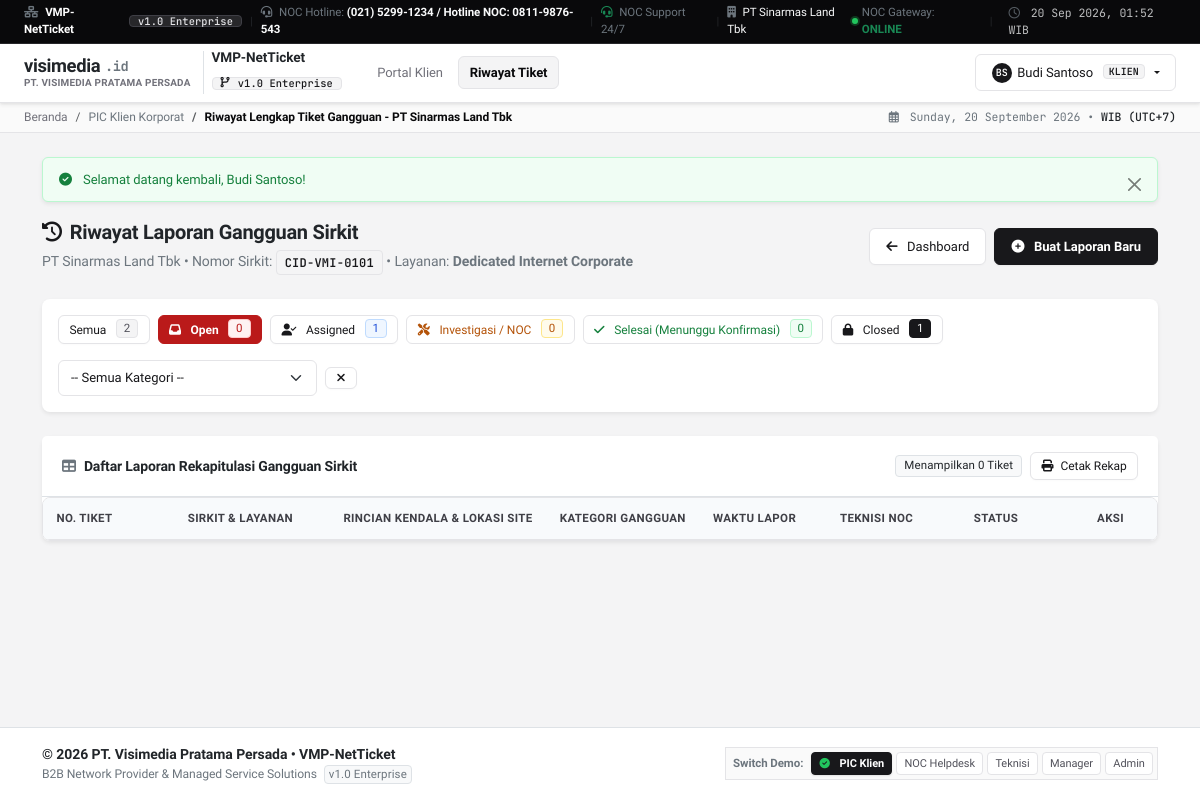
/customer/riwayat_tiket.php?status=open (signed in), run on the app's committed database.
### tables this page shows
CREATE TABLE `settings` (
  `setting_key` VARCHAR(50) PRIMARY KEY,
  `setting_value` TEXT,
  `setting_group` VARCHAR(50) DEFAULT 'general',
  `description` VARCHAR(255) NULL,
  `updated_at` DATETIME DEFAULT CURRENT_TIMESTAMP ON UPDATE CURRENT_TIMESTAMP
);

CREATE TABLE `clients` (
  `id` INT AUTO_INCREMENT PRIMARY KEY,
  `company_name` VARCHAR(150) NOT NULL,
  `company_code` VARCHAR(50) NOT NULL UNIQUE,
  `circuit_id` VARCHAR(50) NOT NULL UNIQUE COMMENT 'Nomor Sirkit Layanan Jaringan B2B',
  `service_type` VARCHAR(100) NOT NULL COMMENT 'Dedicated Internet, IP VPN MPLS, Metro-E, SD-WAN',
  `bandwidth` VARCHAR(50) NOT NULL COMMENT 'Contoh: 500 Mbps, 1 Gbps',
  `pic_name` VARCHAR(100) NOT NULL COMMENT 'Nama PIC / IT Manager Klien',
  `pic_phone` VARCHAR(30) NOT NULL,
  `pic_email` VARCHAR(100) NOT NULL,
  `site_address` TEXT NOT NULL COMMENT 'Alamat Site/Gedung Kantor Klien',
  `sla_target_pct` DECIMAL(5,2) DEFAULT 99.50 COMMENT 'Target SLA Uptime Kontrak (%)',
  `status` ENUM('active', 'suspended', 'inactive') DEFAULT 'active',
  `created_at` DATETIME DEFAULT CURRENT_TIMESTAMP
);

### customer/riwayat_tiket.php (the view, shortened to what the rows shown need)
<?php
$pdo = get_db();
$user = $_SESSION['user'];
$client_id = $user['client_id'] ?? null;
$client_info = null;
if ($client_id) {
    $stmt_c = $pdo->prepare("SELECT * FROM clients WHERE id = ?");
    $stmt_c->execute([$client_id]);
    $client_info = $stmt_c->fetch();
}
$page_title = 'Riwayat Lengkap Tiket Gangguan - ' . ($client_info['company_name'] ?? 'Klien B2B');
include __DIR__ . '/../includes/header.php';
?>
<div class="row align-items-center mb-4">
    <div class="col-md-7">
        <h4 class="fw-bold text-dark mb-1">
            <i class="fas fa-history text-primary me-2"></i>Riwayat Laporan Gangguan Sirkit
        </h4>
        <p class="text-secondary small mb-0">
            <?= htmlspecialchars($client_info['company_name'] ?? $user['name']) ?> &bull;
            Nomor Sirkit: <span class="circuit-badge"><?= htmlspecialchars($client_info['circuit_id'] ?? 'CID-DEFAULT') ?></span> &bull;
            Layanan: <strong><?= htmlspecialchars($client_info['service_type'] ?? 'Dedicated B2B') ?></strong>
        </p>
    </div>
</div>
<div class="card shadow-sm border-0">
    <div class="card-body p-0">
        <div class="table-responsive">
            <table class="table table-b2b table-hover align-middle datatable w-100 mb-0">
                <thead>
                    <tr>
                        <th style="width: 140px;">No. Tiket</th>
                        <th style="width: 160px;">Sirkit & Layanan</th>
                        <th>Rincian Kendala & Lokasi Site</th>
                        <th style="width: 150px;">Kategori Gangguan</th>
                        <th style="width: 130px;">Waktu Lapor</th>
                        <th style="width: 140px;">Teknisi NOC</th>
                        <th style="width: 110px;">Status</th>
                        <th style="width: 100px;" class="text-center">Aksi</th>
                    </tr>
                </thead>
            </table>
        </div>
    </div>
</div>
<?php
include __DIR__ . '/../includes/footer.php';
?>

### includes/header.php (shortened to what the rows shown need)
<?php
require_once __DIR__ . '/../config/database.php';
$current_user = current_user();
$current_role = $current_user['role'] ?? 'guest';
$page_title   = $page_title ?? 'Sistem Network Trouble Ticketing & SLA Tracking';
$app_name        = get_setting('app_name', 'VMP-NetTicket');
$system_version  = get_setting('system_version', 'v1.0 Enterprise');
$company_name    = get_setting('company_name', 'PT. Visimedia Pratama Persada');
$company_phone   = get_setting('company_phone', '(021) 5854-601 / Hotline NOC: 0812-8340-0422');
$role_names = [
    'admin'    => 'Administrator Master',
    'karyawan' => 'PIC Klien Korporat',
    'helpdesk' => 'NOC Helpdesk Dispatcher',
    'teknisi'  => 'Field / Network Engineer',
    'manager'  => 'Head of NOC / Service Delivery'
];
$user_initials = 'VP';
if ($current_user && !empty($current_user['name'])) {
    $words = explode(' ', trim($current_user['name']));
    if (count($words) >= 2) {
        $user_initials = strtoupper(substr($words[0], 0, 1) . substr($words[1], 0, 1));
    } else {
        $user_initials = strtoupper(substr($words[0], 0, 2));
    }
}
?>
<!DOCTYPE html>
<html lang="id">
<head>
    <link href="https://cdn.jsdelivr.net/npm/bootstrap@5.3.3/dist/css/bootstrap.min.css" rel="stylesheet">
    <link rel="stylesheet" href="https://cdnjs.cloudflare.com/ajax/libs/font-awesome/6.5.1/css/all.min.css">
    <link rel="stylesheet" href="https://cdn.datatables.net/1.13.7/css/dataTables.bootstrap5.min.css">
    <link rel="stylesheet" href="<?= base_url('assets/css/style.css?v=' . time()) ?>">
</head>
<body>
<?php if ($current_user): ?>
<header class="isp-header sticky-top no-print">
    <div class="top-utility-bar py-1">
        <div class="container-fluid px-3 px-xl-4 d-flex align-items-center justify-content-between">
            <div class="d-flex align-items-center gap-2 text-white-50 small" style="font-size: 0.72rem;">
                <span class="text-white fw-semibold"><i class="fas fa-network-wired text-secondary me-1"></i> <?= htmlspecialchars($app_name) ?></span>
                <span class="badge border rounded-md px-2 py-0 d-none d-sm-inline-block font-monospace" style="background:#27272a; border-color:#3f3f46 !important; color:#e4e4e7; font-size:0.65rem;"><?= htmlspecialchars($system_version) ?></span>
                <span class="opacity-25 text-secondary">|</span>
                <span class="d-none d-md-inline text-secondary"><i class="fas fa-headset text-secondary me-1"></i> NOC Hotline: <strong class="text-light"><?= htmlspecialchars($company_phone) ?></strong></span>
                <span class="opacity-25 text-secondary d-none d-md-inline">|</span>
                <?php if ($current_role === 'karyawan'): ?>
                    <span class="d-none d-lg-inline text-secondary"><i class="fas fa-headset text-success me-1"></i> NOC Support 24/7</span>
                <?php endif; ?>
                <?php if ($current_role === 'karyawan' && !empty($current_user['company_name'])): ?>
                    <span class="opacity-25 text-secondary d-none d-xl-inline">|</span>
                    <span class="text-light d-none d-xl-inline"><i class="fas fa-building text-secondary me-1"></i> <?= htmlspecialchars($current_user['company_name']) ?></span>
                <?php endif; ?>
            </div>
            <div class="d-flex align-items-center gap-3 text-secondary small" style="font-size: 0.72rem;">
                <div class="d-none d-sm-flex align-items-center">
                    <span class="status-dot me-1"></span>
                    <span>NOC Gateway: <strong class="text-success fw-semibold">ONLINE</strong></span>
                </div>
                <span class="opacity-25 text-secondary d-none d-sm-inline">|</span>
                <div class="d-none d-md-inline font-monospace text-light opacity-75">
                    <i class="far fa-clock me-1 text-secondary"></i> <?= date('d M Y, H:i') ?> WIB
                </div>
            </div>
        </div>
    </div>
    <nav class="navbar navbar-expand-xl navbar-light bg-white border-bottom shadow-sm">
        <div class="container-fluid px-3 px-xl-4">
            <a class="navbar-brand d-flex align-items-center me-4 py-0 flex-shrink-0" href="<?= base_url('index.php') ?>">
                <div class="brand-logo-isp me-2">
                    <div class="logo-main">
                        <span class="fw-bold text-dark">visi<span class="text-dark">media</span></span><span class="text-secondary font-monospace" style="font-size:0.85rem;">.id</span>
                    </div>
                    <span class="logo-corp-sub"><?= htmlspecialchars($company_name) ?></span>
                </div>
                <div class="border-start ps-2 ms-1 d-none d-lg-block">
                    <div class="fw-semibold text-dark lh-1" style="font-size: 0.85rem;"><?= htmlspecialchars($app_name) ?></div>
                    <span class="badge rounded-md px-2 py-0 mt-1 font-monospace" style="background:#f4f4f5; color:#18181b; border:1px solid #e4e4e7; font-size: 0.65rem; font-weight: 500;">
                        <i class="fas fa-code-branch me-1"></i><?= htmlspecialchars($system_version) ?>
                    </span>
                </div>
            </a>
            <div class="collapse navbar-collapse" id="navbarIspMain">
                <ul class="navbar-nav me-auto mb-2 mb-xl-0 align-items-center">
                    <?php if ($current_role === 'admin'): ?>
                        <li class="nav-item">
                            <a class="nav-link <?= strpos($_SERVER['PHP_SELF'], 'dashboard.php') !== false ? 'active' : '' ?>" href="<?= base_url('admin/dashboard.php') ?>">Dashboard</a>
                        </li>
                        <li class="nav-item">
                            <a class="nav-link <?= strpos($_SERVER['PHP_SELF'], 'kelola_klien.php') !== false ? 'active' : '' ?>" href="<?= base_url('admin/kelola_klien.php') ?>">Klien B2B</a>
                        </li>
                        <li class="nav-item">
                            <a class="nav-link <?= strpos($_SERVER['PHP_SELF'], 'kelola_user.php') !== false ? 'active' : '' ?>" href="<?= base_url('admin/kelola_user.php') ?>">Pengguna</a>
                        </li>
                        <li class="nav-item dropdown">
                            <a class="nav-link dropdown-toggle <?= (strpos($_SERVER['PHP_SELF'], 'kelola_kategori.php') !== false || strpos($_SERVER['PHP_SELF'], 'kelola_prioritas.php') !== false) ? 'active' : '' ?>" href="#" role="button" data-bs-toggle="dropdown" aria-expanded="false">
                                Master Data
                            </a>
                            <ul class="dropdown-menu shadow-sm">
                                <li><a class="dropdown-item" href="<?= base_url('admin/kelola_kategori.php') ?>">Kategori Gangguan Link</a></li>
                                <li><a class="dropdown-item" href="<?= base_url('admin/kelola_prioritas.php') ?>">Parameter Prioritas & Target SLA</a></li>
                            </ul>
                        </li>
                        <li class="nav-item">
                            <a class="nav-link <?= strpos($_SERVER['PHP_SELF'], 'semua_tiket.php') !== false ? 'active' : '' ?>" href="<?= base_url('admin/semua_tiket.php') ?>">Semua Tiket</a>
                        </li>
                        <li class="nav-item">
                            <a class="nav-link <?= strpos($_SERVER['PHP_SELF'], 'pengaturan_website.php') !== false ? 'active' : '' ?>" href="<?= base_url('admin/pengaturan_website.php') ?>">Konfigurasi</a>
                        </li>
                        <li class="nav-item">
                            <a class="nav-link <?= strpos($_SERVER['PHP_SELF'], 'log_aktivitas.php') !== false ? 'active' : '' ?>" href="<?= base_url('admin/log_aktivitas.php') ?>">Audit Log</a>
                        </li>
                    <?php elseif ($current_role === 'karyawan' || $current_role === 'customer'): ?>
                        <li class="nav-item">
                            <a class="nav-link <?= strpos($_SERVER['PHP_SELF'], 'dashboard.php') !== false ? 'active' : '' ?>" href="<?= base_url('customer/dashboard.php') ?>">Portal Klien</a>
                        </li>
                        <li class="nav-item">
                            <a class="nav-link <?= strpos($_SERVER['PHP_SELF'], 'riwayat_tiket.php') !== false ? 'active' : '' ?>" href="<?= base_url('customer/riwayat_tiket.php') ?>">Riwayat Tiket</a>
                        </li>
                    <?php endif; ?>
                </ul>
                <div class="d-flex align-items-center gap-2 mt-3 mt-xl-0 flex-shrink-0">
                    <div class="dropdown">
                        <button class="btn btn-user-account dropdown-toggle shadow-none" type="button" id="userMenuDropdown" data-bs-toggle="dropdown" aria-expanded="false">
                            <span class="avatar-initials-badge"><?= $user_initials ?></span>
                            <span class="d-none d-md-inline text-truncate" style="max-width: 130px;"><?= htmlspecialchars($current_user['name']) ?></span>
                            <span class="badge rounded-md font-monospace text-uppercase ms-1" style="background:#f4f4f5; color:#18181b; border:1px solid #e4e4e7; font-size:0.62rem; font-weight:600; padding:2px 5px;">
                                <?= htmlspecialchars($current_role === 'karyawan' ? 'KLIEN' : ($current_role === 'helpdesk' ? 'NOC' : strtoupper($current_role))) ?>
                            </span>
                        </button>
                    </div>
                </div>
            </div>
        </div>
    </nav>
</header>
<div class="sub-header-bar no-print">
    <div class="container-fluid px-3 px-xl-4 d-flex align-items-center justify-content-between">
        <nav aria-label="breadcrumb">
            <ol class="breadcrumb mb-0 align-items-center">
                <li class="breadcrumb-item"><a href="<?= base_url('index.php') ?>" class="text-decoration-none">Beranda</a></li>
                <li class="breadcrumb-item text-secondary"><?= $role_names[$current_role] ?? ucfirst($current_role) ?></li>
                <li class="breadcrumb-item active" aria-current="page"><?= htmlspecialchars($page_title) ?></li>
            </ol>
        </nav>
        <div class="d-none d-md-block text-secondary small font-monospace" style="font-size: 0.72rem; white-space: nowrap;">
            <i class="far fa-calendar-alt me-1"></i> <?= date('l, d F Y') ?> &bull; <span class="text-dark fw-medium">WIB (UTC+7)</span>
        </div>
    </div>
</div>
<?php endif; ?>
<div class="container-fluid py-4 flex-grow-1">
    <div class="container">

### data on the page
settings: setting_key "v1.0 Enterprise"
clients: company_name "PT Sinarmas Land Tbk", pic_name "BS", pic_name "Budi Santoso", circuit "CID-VMI-0101", service_type "Dedicated Internet Corporate"

### other printed values
$app_name "VMP-NetTicket"
$company_phone "(021) 5299-1234 / Hotline NOC: 0811-9876-543"
$company_name "PT. VISIMEDIA PRATAMA PERSADA"
$role_names[$current_role] "PIC Klien Korporat"
$page_title "Riwayat Lengkap Tiket Gangguan - PT Sinarmas Land Tbk"
strip_tags($msg['text'], '<strong><b><i><code><span><br><small>') "Selamat datang kembali, Budi Santoso!"
$tab_stats['total'] "2"
$tab_stats['count_open'] "0"
$tab_stats['count_assigned'] "1"
$tab_stats['count_in_progress'] "0"
$tab_stats['count_resolved'] "0"
$tab_stats['count_closed'] "1"
count($tickets) "0"
get_setting('company_name', 'PT. Visimedia Pratama Persada') "PT. Visimedia Pratama Persada"
get_setting('app_name', 'VMP-NetTicket') "VMP-NetTicket"
